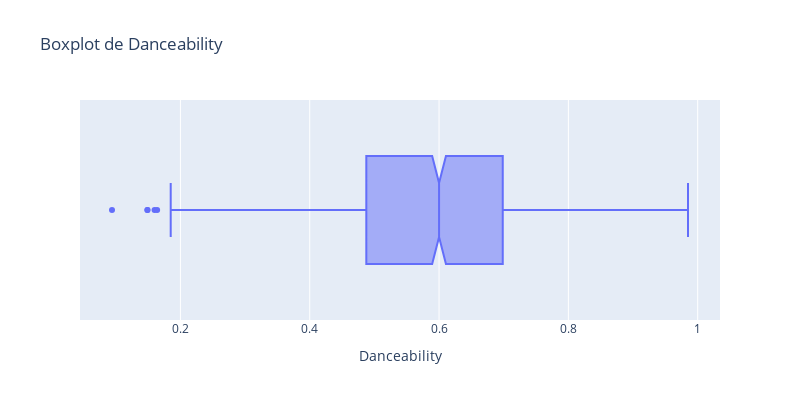

The notebook cell saved with this chart:
### Markdown cell above
## Danceability

### Code cell
danceability_dataset = clean_dataset.copy()

fig = px.box(clean_dataset, x="Danceability", title='Boxplot de Danceability', width=800, height=400, notched=True)

fig.show()

### Figure 1 — Plotly figure (JSON) as saved in the notebook; plotly's stock layout.template omitted (floating-point values rounded to 4 significant figures; data arrays with more than 128 entries replaced by an {"elided": "..."} marker saying what was removed)
{"data": [{"alignmentgroup": "True", "hovertemplate": "Danceability=%{x}<extra></extra>", "legendgroup": "", "marker": {"color": "#636efa"}, "name": "", "notched": true, "offsetgroup": "", "orientation": "h", "showlegend": false, "type": "box", "x": {"elided": "964 float values"}, "x0": " ", "xaxis": "x", "y0": " ", "yaxis": "y"}], "layout": {"boxmode": "group", "height": 400, "legend": {"tracegroupgap": 0}, "title": {"text": "Boxplot de Danceability"}, "width": 800, "xaxis": {"anchor": "y", "domain": [0, 1], "title": {"text": "Danceability"}}, "yaxis": {"anchor": "x", "domain": [0, 1]}}}
